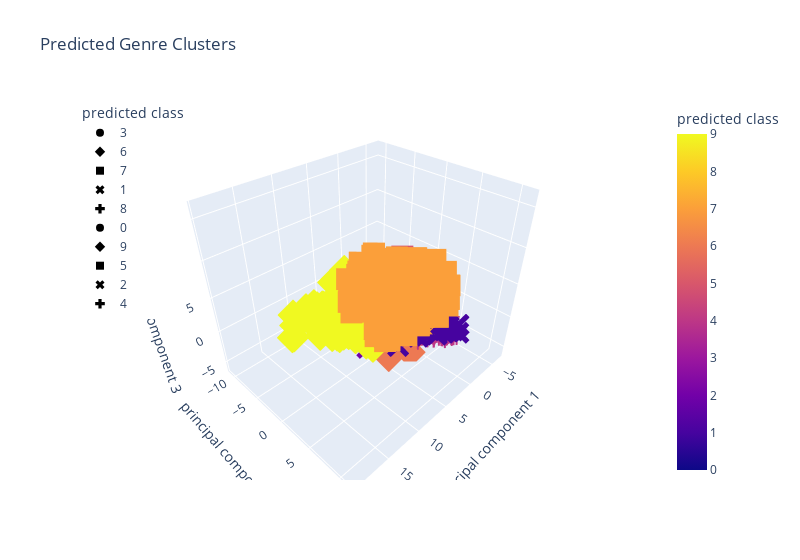

The notebook cell saved with this chart:
### Code cell
# Plotting clusters with three features
fig = px.scatter_3d(df_pca, x="principal component 1", y="principal component 2", z="principal component 3",
                    color="predicted class", symbol="predicted class", width=800, title="Predicted Genre Clusters",
                    hover_data=["actual class"])
fig.update_layout(legend=dict(x=0, y=1))
fig.show()

### Figure 1 — Plotly figure (JSON) as saved in the notebook; plotly's stock layout.template omitted (floating-point values rounded to 4 significant figures; data arrays with more than 128 entries replaced by an {"elided": "..."} marker saying what was removed)
{"data": [{"customdata": {"elided": "939x1 int values"}, "hovertemplate": "predicted class=%{marker.color}<br>principal component 1=%{x}<br>principal component 2=%{y}<br>principal component 3=%{z}<br>actual class=%{customdata[0]}<extra></extra>", "legendgroup": "3", "marker": {"color": {"elided": "939 int values"}, "coloraxis": "coloraxis", "symbol": "circle"}, "mode": "markers", "name": "3", "scene": "scene", "showlegend": true, "type": "scatter3d", "x": {"elided": "939 float values"}, "y": {"elided": "939 float values"}, "z": {"elided": "939 float values"}}, {"customdata": {"elided": "1096x1 int values"}, "hovertemplate": "predicted class=%{marker.color}<br>principal component 1=%{x}<br>principal component 2=%{y}<br>principal component 3=%{z}<br>actual class=%{customdata[0]}<extra></extra>", "legendgroup": "6", "marker": {"color": {"elided": "1096 int values"}, "coloraxis": "coloraxis", "symbol": "diamond"}, "mode": "markers", "name": "6", "scene": "scene", "showlegend": true, "type": "scatter3d", "x": {"elided": "1096 float values"}, "y": {"elided": "1096 float values"}, "z": {"elided": "1096 float values"}}, {"customdata": {"elided": "524x1 int values"}, "hovertemplate": "predicted class=%{marker.color}<br>principal component 1=%{x}<br>principal component 2=%{y}<br>principal component 3=%{z}<br>actual class=%{customdata[0]}<extra></extra>", "legendgroup": "7", "marker": {"color": {"elided": "524 int values"}, "coloraxis": "coloraxis", "symbol": "square"}, "mode": "markers", "name": "7", "scene": "scene", "showlegend": true, "type": "scatter3d", "x": {"elided": "524 float values"}, "y": {"elided": "524 float values"}, "z": {"elided": "524 float values"}}, {"customdata": {"elided": "895x1 int values"}, "hovertemplate": "predicted class=%{marker.color}<br>principal component 1=%{x}<br>principal component 2=%{y}<br>principal component 3=%{z}<br>actual class=%{customdata[0]}<extra></extra>", "legendgroup": "1", "marker": {"color": {"elided": "895 int values"}, "coloraxis": "coloraxis", "symbol": "x"}, "mode": "markers", "name": "1", "scene": "scene", "showlegend": true, "type": "scatter3d", "x": {"elided": "895 float values"}, "y": {"elided": "895 float values"}, "z": {"elided": "895 float values"}}, {"customdata": {"elided": "1884x1 int values"}, "hovertemplate": "predicted class=%{marker.color}<br>principal component 1=%{x}<br>principal component 2=%{y}<br>principal component 3=%{z}<br>actual class=%{customdata[0]}<extra></extra>", "legendgroup": "8", "marker": {"color": {"elided": "1884 int values"}, "coloraxis": "coloraxis", "symbol": "cross"}, "mode": "markers", "name": "8", "scene": "scene", "showlegend": true, "type": "scatter3d", "x": {"elided": "1884 float values"}, "y": {"elided": "1884 float values"}, "z": {"elided": "1884 float values"}}, {"customdata": {"elided": "1095x1 int values"}, "hovertemplate": "predicted class=%{marker.color}<br>principal component 1=%{x}<br>principal component 2=%{y}<br>principal component 3=%{z}<br>actual class=%{customdata[0]}<extra></extra>", "legendgroup": "0", "marker": {"color": {"elided": "1095 int values"}, "coloraxis": "coloraxis", "symbol": "circle"}, "mode": "markers", "name": "0", "scene": "scene", "showlegend": true, "type": "scatter3d", "x": {"elided": "1095 float values"}, "y": {"elided": "1095 float values"}, "z": {"elided": "1095 float values"}}, {"customdata": {"elided": "463x1 int values"}, "hovertemplate": "predicted class=%{marker.color}<br>principal component 1=%{x}<br>principal component 2=%{y}<br>principal component 3=%{z}<br>actual class=%{customdata[0]}<extra></extra>", "legendgroup": "9", "marker": {"color": {"elided": "463 int values"}, "coloraxis": "coloraxis", "symbol": "diamond"}, "mode": "markers", "name": "9", "scene": "scene", "showlegend": true, "type": "scatter3d", "x": {"elided": "463 float values"}, "y": {"elided": "463 float values"}, "z": {"elided": "463 float values"}}, {"customdata": {"elided": "1077x1 int values"}, "hovertemplate": "predicted class=%{marker.color}<br>principal component 1=%{x}<br>principal component 2=%{y}<br>principal component 3=%{z}<br>actual class=%{customdata[0]}<extra></extra>", "legendgroup": "5", "marker": {"color": {"elided": "1077 int values"}, "coloraxis": "coloraxis", "symbol": "square"}, "mode": "markers", "name": "5", "scene": "scene", "showlegend": true, "type": "scatter3d", "x": {"elided": "1077 float values"}, "y": {"elided": "1077 float values"}, "z": {"elided": "1077 float values"}}, {"customdata": {"elided": "960x1 int values"}, "hovertemplate": "predicted class=%{marker.color}<br>principal component 1=%{x}<br>principal component 2=%{y}<br>principal component 3=%{z}<br>actual class=%{customdata[0]}<extra></extra>", "legendgroup": "2", "marker": {"color": {"elided": "960 int values"}, "coloraxis": "coloraxis", "symbol": "x"}, "mode": "markers", "name": "2", "scene": "scene", "showlegend": true, "type": "scatter3d", "x": {"elided": "960 float values"}, "y": {"elided": "960 float values"}, "z": {"elided": "960 float values"}}, {"customdata": {"elided": "1057x1 int values"}, "hovertemplate": "predicted class=%{marker.color}<br>principal component 1=%{x}<br>principal component 2=%{y}<br>principal component 3=%{z}<br>actual class=%{customdata[0]}<extra></extra>", "legendgroup": "4", "marker": {"color": {"elided": "1057 int values"}, "coloraxis": "coloraxis", "symbol": "cross"}, "mode": "markers", "name": "4", "scene": "scene", "showlegend": true, "type": "scatter3d", "x": {"elided": "1057 float values"}, "y": {"elided": "1057 float values"}, "z": {"elided": "1057 float values"}}], "layout": {"coloraxis": {"colorbar": {"title": {"text": "predicted class"}}, "colorscale": [[0, "#0d0887"], [0.1111, "#46039f"], [0.2222, "#7201a8"], [0.3333, "#9c179e"], [0.4444, "#bd3786"], [0.5556, "#d8576b"], [0.6667, "#ed7953"], [0.7778, "#fb9f3a"], [0.8889, "#fdca26"], [1, "#f0f921"]]}, "legend": {"title": {"text": "predicted class"}, "tracegroupgap": 0, "x": 0, "y": 1}, "scene": {"domain": {"x": [0, 1], "y": [0, 1]}, "xaxis": {"title": {"text": "principal component 1"}}, "yaxis": {"title": {"text": "principal component 2"}}, "zaxis": {"title": {"text": "principal component 3"}}}, "title": {"text": "Predicted Genre Clusters"}, "width": 800}}
